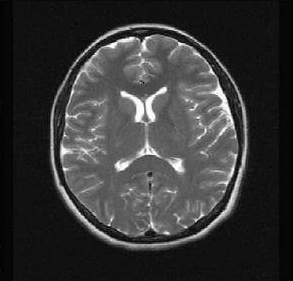
#> input picture Image Processing/images/Healthy MRI Raw.png, 293 x 281 px
$ python edge_detection.py
#> lines starting #> are read from the running program, lines starting #| are printed output that depends on the picture; after the words box and inside, x2 and y2 are one past the last pixel; in counts of white or black regions, pixels touching at a corner belong together
import numpy as np
import cv2 as cv
from matplotlib import pyplot as plt


def detect_edges(path_to_image: str, show_chart: bool = True):
    """
    Canny Edge Detection

    References:
    * https://docs.opencv.org/4.x/da/d22/tutorial_py_canny.html
    """
#> called with path_to_image = '../images/Healthy MRI Raw.png', show_chart = True
    img = cv.imread(path_to_image, cv.IMREAD_GRAYSCALE)
#> img is the input picture: shape (281, 293); min 0, max 255, mean 54.7
    assert img is not None, "file could not be read, check with os.path.exists()"
    edges = cv.Canny(img, 100, 200)
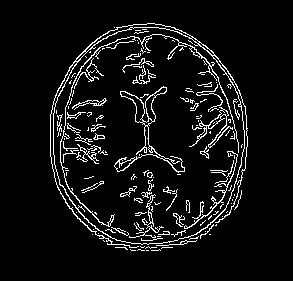
#> edges: shape (281, 293); 6.9% white in thin lines or dots, all inside (x1, y1, x2, y2) = (50, 23, 248, 251)

    if show_chart:
        plt.subplot(121), plt.imshow(img, cmap="gray")
        plt.title("Original Image"), plt.xticks([]), plt.yticks([])
        plt.subplot(122), plt.imshow(edges, cmap="gray")
        plt.title("Edge Image"), plt.xticks([]), plt.yticks([])
        plt.show()
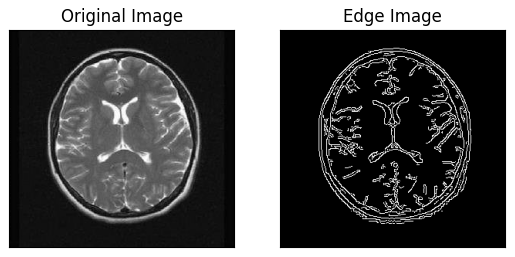
#> figure drawn by matplotlib, 2 panels


if __name__ == "__main__":
    abnormal_mri_image = "../images/Abnormal MRI Raw.png"
    healthy_mri_image = "../images/Healthy MRI Raw.png"

    # detect_edges(abnormal_mri_image)
    detect_edges(healthy_mri_image)

$ run again, with Image Processing/images/MRI Healthy vs Abnormal Example.png copied over Image Processing/images/Healthy MRI Raw.png
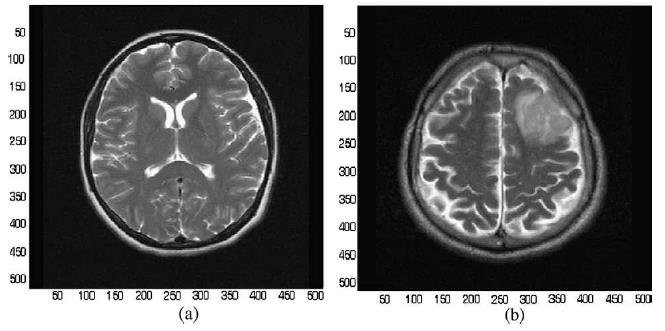
#> input picture Image Processing/images/MRI Healthy vs Abnormal Example.png, 665 x 331 px
#> in detect_edges, img is the input picture: shape (331, 665); min 0, max 255, mean 96.8
#> in detect_edges, `edges = cv.Canny(img, 100, 200)`:
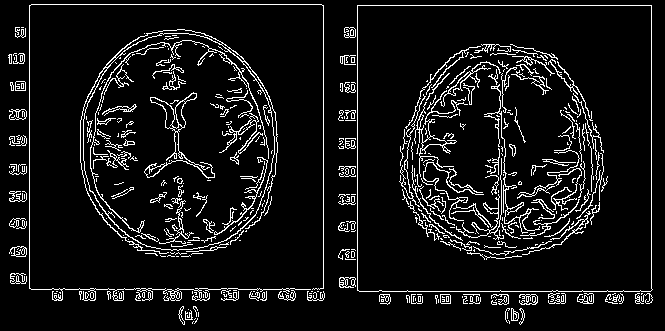
#> edges: shape (331, 665); 8.3% white in thin lines or dots
#> in detect_edges, `plt.show()`:
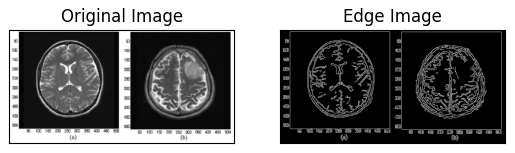
#> figure drawn by matplotlib, 2 panels
